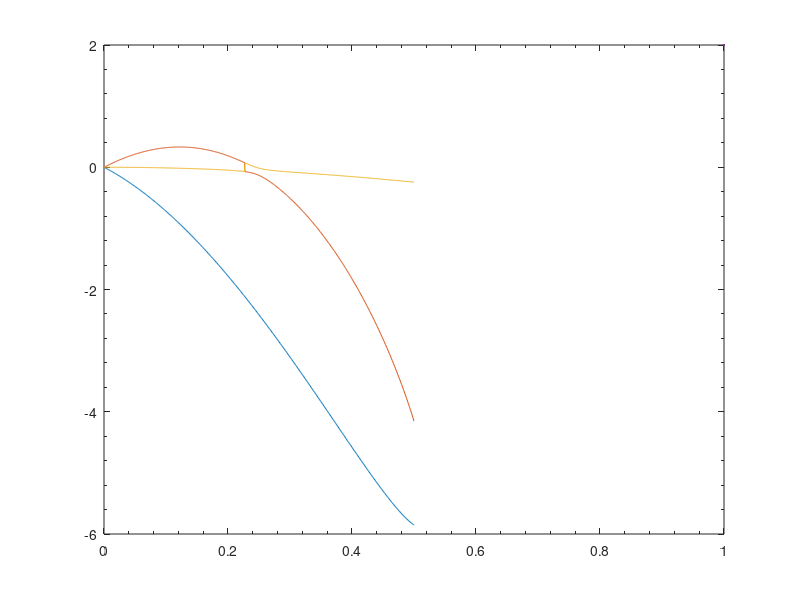

Write MATLAB code to recreate this figure. (Note: this script raises an error after producing the figure.)
function [groot1,groot2,groot3]=r()
G=2;Pe=1;D=100;Re=0.1;M=0.001;n=500;
Kmat1=linspace(0,0.5,n);
r=zeros(n,3);
groot1=zeros(n,3);
groot2=zeros(n,3);
groot3=zeros(n,3);
Bnimat=[0,1,10];

%loop for different Bni and K
for i=1:3
Bni=Bnimat(1,i);
for j=1:n
K=Kmat1(1,j);
s = zeros(1,4);
s(1,1)=1;
s(1,2)=(K.^2).*((1./Pe)+(4./Re)+((2.*Bni)./Re));
s(1,3)=(K.^2).*(((4.*K.^2)./(Pe.*Re))+((D.*K.^2)./(2.*Re))-(3./Re)+((D.*M.*G)./Re)+((2.*Bni.*K.^2)./(Pe.*Re)));
s(1,4)=(K.^4./(Pe.*Re)).*((((D.*K.^2)./2)-3));
A = roots(s);
r(j,1)=A(1,1);
r(j,2)=A(2,1);
r(j,3)=A(3,1);
end

%saving differnt roots on different
if i==1
groot1=r;%roots of question4(a)
q="a";
elseif i==2
groot2=r;%roots of question4(b)
q="b";
elseif i==3
groot3=r;%roots of question4(c)
q="c";
end

%plotting the graph for corresponding Bni values separately
figure(i+2)
plot(Kmat1,r,linewidth=2)
set(gca,'XMinorTick','on','YMinorTick','on')
title("Roots inbuilt function 4",strcat(q),fontsize=20)
legend("first root","second root","third root",fontsize=20)
xlabel("K",fontsize=20)
ylabel("Root of s",fontsize=20)
hold on
end
